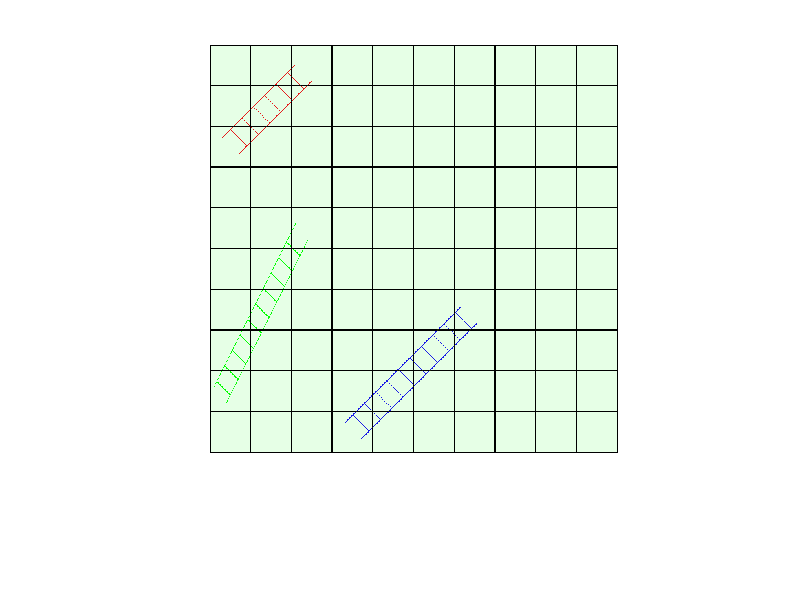

Reproduce this figure in MATLAB.
function[] = board4 ()
%board will be made on a 1200 by 1000 pixel white screen. 
%3 is set in the vector to add colour
board = ones(1200,1000,3);
%rows variable was set to amount of rows to be used later on
[rows, ~] = size(board);
%The board will be made on the top 1000 x 1000 pixels. The bottom 200 rows
%will be used to display the dice
%make the board
for i = 1:1000
    %these two lines set the background colour of the board
    board (i,:,1) = 0.9;
    board (i,:,3) = 0.9;
end
%make the lines on the board
for i = 1:1000
    for l = 1:1000
        %for every 100 rows and columns, a black line is placed
    if mod(i,100)==0
        board(i,l,:) = 0;
        board(i-1,l,:)=0;
        board(i+1,l,:)=0;
        board(l,i,:)=0;
        board(l,i-1,:)=0;
        board(l,i+1,:)=0;
    end
    end
    %This sets the lines bordering the board
     for l = 1:3
     board (l,i,:)=0;
     board (i,l,:)=0;
 end
end

%next step is to place the ladders

%ladder1
%The first ladder will be 285 in length
for i = 1:285
    for k = 1:2
        % The pixels making the ladder will be coloured
        board(930-i,i+330,k) =0.1;
        board(929-i,i+330,k) =0.1;
        board(929-i,i+329,k) =0.1;
        board(969-i,i+369,k) =0.1;
        board(969-i,i+370,k) =0.1;
        board(970-i,i+370,k) =0.1;
    end
end
% This code will make the step of the ladder
r = 907;
c = 350;
for i = 1:10
    for l = 1:40
        for k = 1:2
        %There will be 10 steps at equal steps
        board(r+l,c+l,k)=0.1;
        board((r+1)+l,c+l,k)=0.1;
        board((r+1)+l,(c+1)+l,k)=0.1;
        end
    end
    r = r-28;
    c = c+28;
end
%ladder2
for i = 1:180
    for k = 2:3
        board(230-i,i+30,k) =0.1;
        board(229-i,i+30,k) =0.1;
        board(229-i,i+29,k) =0.1;
        board(269-i,i+69,k) =0.1;
        board(269-i,i+70,k) =0.1;
        board(270-i,i+70,k) =0.1;
    end
end
r = 207;
c = 50;
for i = 1:6
    for l = 1:40
        for k = 2:3
        board(r+l,c+l,k)= 0.1;
        board((r+1)+l,c+l,k)=0.1;
        board((r+1)+l,(c+1)+l,k)=0.1;
        end
    end
    r = r-28;
    c = c+28;
end
%ladder3
for i = 1:200
    board(840-2*i,i+10,1)=0;
    board(841-2*i,i+10,1)=0;
    board(839-2*i,i+10,1)=0;
    board(880-2*i,i+40,1)=0;
    board(881-2*i,i+40,1)=0;
    board(879-2*i,i+40,1)=0;
    board(840-2*i,i+10,3)=0;
    board(841-2*i,i+10,3)=0;
    board(839-2*i,i+10,3)=0;
    board(880-2*i,i+40,3)=0;
    board(881-2*i,i+40,3)=0;
    board(879-2*i,i+40,3)=0;
end
r = 826;
c = 17;
for i = 1:10
    for l = 1:33
      board (r+l,c+l,1) = 0;
      board (r+l,c+l,3) = 0;
      board (r+l+1,c+l,1) = 0;
      board (r+l+1,c+l,3) = 0;
      board (r+l-1,c+l,1) = 0;
      board (r+l-1,c+l,3) = 0;
    end
    r = r - 38;
    c = c + 19;
end
imshow(board);
end